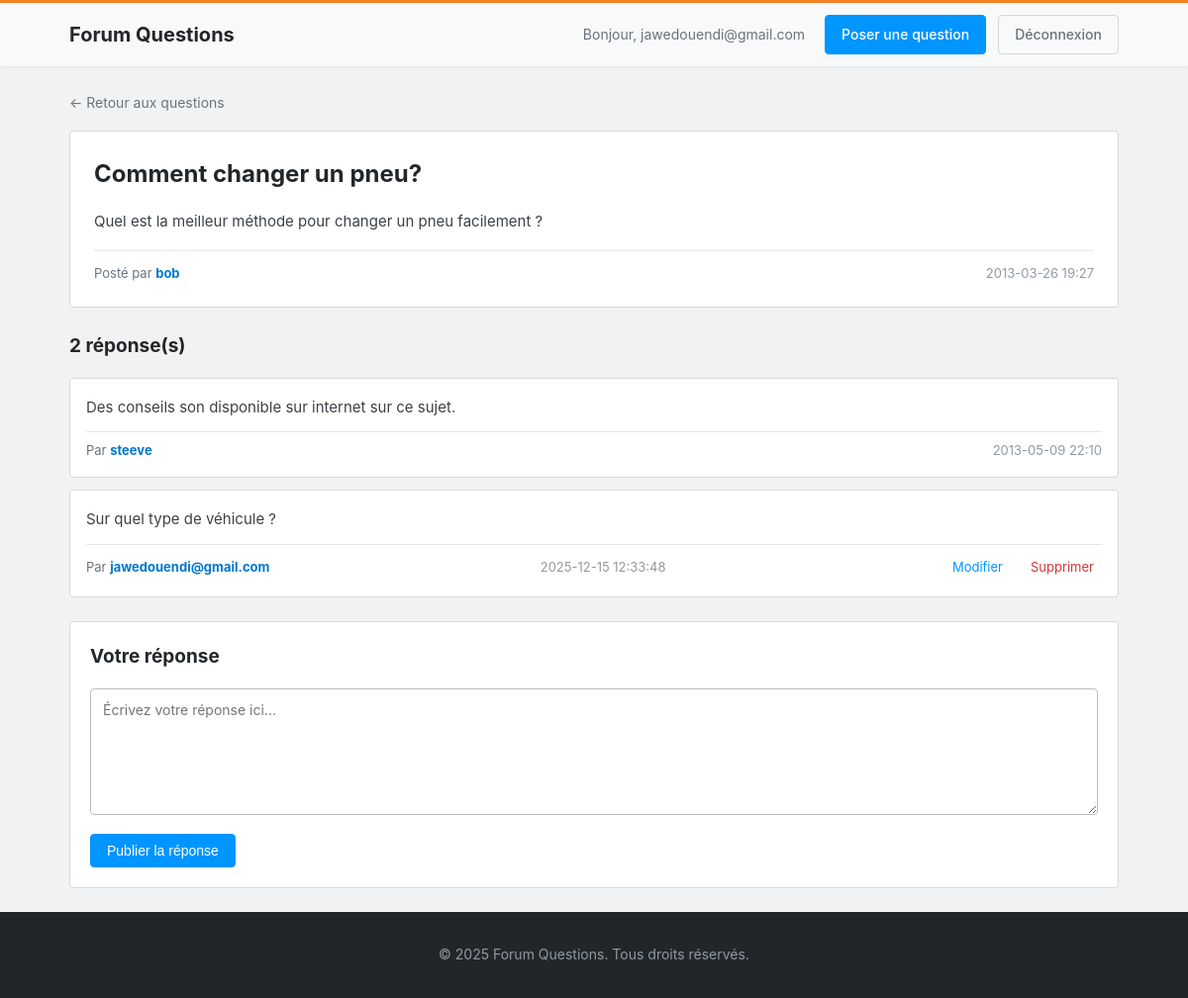
/Fichier/question.php?id=2 (signed in), run on the app's committed database.
### tables this page shows
CREATE TABLE `question` (
  `q_id` int(11) NOT NULL,
  `q_date_ajout` varchar(50) DEFAULT NULL,
  `q_titre` varchar(50) DEFAULT NULL,
  `q_contenu` varchar(150) DEFAULT NULL,
  `user_id` int(11) DEFAULT NULL
);

CREATE TABLE `utilisateur` (
  `user_id` int(11) NOT NULL,
  `login` varchar(50) DEFAULT NULL,
  `password` varchar(255) DEFAULT NULL,
  `date_naissance` date DEFAULT NULL
);

CREATE TABLE `reponse` (
  `r_id` int(11) NOT NULL,
  `r_date_ajout` varchar(50) DEFAULT NULL,
  `r_contenu` varchar(150) DEFAULT NULL,
  `r_fk_question_id` int(11) NOT NULL,
  `user_id` int(11) DEFAULT NULL
);

### Fichier/config.php (called while the page is built, shortened)
<?php
function isLoggedIn() {
    return isset($_SESSION['user_id']);
}
function getUserId() {
    return $_SESSION['user_id'] ?? null;
}
function getUserLogin() {
    return $_SESSION['user_login'] ?? null;
}
?>

### Fichier/question.php (the view, shortened to what this page needs)
<?php
require_once 'config.php';
$question_id = $_GET['id'] ?? null;
$stmt = $pdo->prepare("
    SELECT q.*, u.login
    FROM question q
    LEFT JOIN utilisateur u ON q.user_id = u.user_id
    WHERE q.q_id = ?
");
$stmt->execute([$question_id]);
$question = $stmt->fetch();
$stmt = $pdo->prepare("
    SELECT r.*, u.login
    FROM reponse r
    LEFT JOIN utilisateur u ON r.user_id = u.user_id
    WHERE r.r_fk_question_id = ?
    ORDER BY r.r_id ASC
");
$stmt->execute([$question_id]);
$reponses = $stmt->fetchAll();
?>
<!DOCTYPE html>
<html lang="fr">
<head>
    <link rel="stylesheet" href="css/style.css">
</head>
<body>
    <header class="header">
        <div class="container">
            <div class="header-content">
                <h1 class="logo"><a href="index.php">Forum Questions</a></h1>
                <nav class="nav">
                    <?php if (isLoggedIn()): ?>
                        <span class="user-info">Bonjour, <?php echo htmlspecialchars(getUserLogin()); ?></span>
                        <a href="poster_question.php" class="btn btn-primary">Poser une question</a>
                        <a href="logout.php" class="btn btn-secondary">Déconnexion</a>
                    <?php else: ?>
                        <a href="login.php" class="btn btn-secondary">Connexion</a>
                        <a href="register.php" class="btn btn-primary">Inscription</a>
                    <?php endif; ?>
                </nav>
            </div>
        </div>
    </header>
    <main class="container main-content">
        <a href="index.php" class="back-link">← Retour aux questions</a>
        <div class="question-detail">
            <div class="question-header">
                <h2><?php echo htmlspecialchars($question['q_titre']); ?></h2>
            </div>
            <div class="question-body">
                <p><?php echo nl2br(htmlspecialchars($question['q_contenu'])); ?></p>
            </div>
            <div class="question-footer">
                <span class="author">Posté par <strong><?php echo htmlspecialchars($question['login']); ?></strong></span>
                <span class="date"><?php echo htmlspecialchars($question['q_date_ajout']); ?></span>
            </div>
        </div>
        <div class="reponses-section">
            <h3><?php echo count($reponses); ?> réponse(s)</h3>
            <?php if (empty($reponses)): ?>
                <p class="empty-state">Aucune réponse pour le moment. Soyez le premier à répondre !</p>
            <?php else: ?>
                <?php foreach ($reponses as $reponse): ?>
                    <div class="reponse-card">
                        <div class="reponse-body">
                            <p><?php echo nl2br(htmlspecialchars($reponse['r_contenu'])); ?></p>
                        </div>
                        <div class="reponse-footer">
                            <span class="author">Par <strong><?php echo htmlspecialchars($reponse['login']); ?></strong></span>
                            <span class="date"><?php echo htmlspecialchars($reponse['r_date_ajout']); ?></span>
                            <?php if (isLoggedIn() && $reponse['user_id'] == getUserId()): ?>
                                <div class="actions">
                                    <a href="modifier_reponse.php?id=<?php echo $reponse['r_id']; ?>" class="btn-action btn-edit">Modifier</a>
                                    <a href="supprimer_reponse.php?id=<?php echo $reponse['r_id']; ?>"
                                       class="btn-action btn-delete"
                                       onclick="return confirm('Êtes-vous sûr de vouloir supprimer cette réponse ?');">Supprimer</a>
                                </div>
                            <?php endif; ?>
                        </div>
                    </div>
                <?php endforeach; ?>
            <?php endif; ?>
        </div>
        <?php if (isLoggedIn()): ?>
            <div class="reponse-form">
                <h3>Votre réponse</h3>
                <form action="poster_reponse.php" method="POST">
                    <textarea name="contenu" rows="6" placeholder="Écrivez votre réponse ici..." required></textarea>
                    <button type="submit" class="btn btn-primary">Publier la réponse</button>
                </form>
            </div>
        <?php else: ?>
            <div class="login-prompt">
                <p>Vous devez être <a href="login.php">connecté</a> pour répondre à cette question.</p>
            </div>
        <?php endif; ?>
    </main>
    <footer class="footer">
        <div class="container">
            <p>&copy; 2025 Forum Questions. Tous droits réservés.</p>
        </div>
    </footer>
</body>
</html>

### Fichier/css/style.css (style rules this page uses)
* { margin: 0; padding: 0; box-sizing: border-box; }
body { font-family: -apple-system, BlinkMacSystemFont, "Segoe UI", Arial, sans-serif; line-height: 1.6; color: #232629; background-color: #f1f2f3; min-height: 100vh; display: flex; flex-direction: column; }
a { color: #0077cc; text-decoration: none; }
.container { max-width: 1100px; margin: 0 auto; padding: 0 20px; width: 100%; }
.header { background-color: #f8f9f9; border-top: 3px solid #f48024; box-shadow: 0 1px 2px rgba(0,0,0,0.05); position: sticky; top: 0; z-index: 100; }
.header-content { display: flex; justify-content: space-between; align-items: center; padding: 12px 0; }
.logo { font-size: 20px; font-weight: 700; color: #232629; }
.logo a { color: inherit; }
.nav { display: flex; align-items: center; gap: 12px; }
.user-info { color: #6a737c; font-size: 14px; margin-right: 8px; }
.btn { display: inline-block; padding: 8px 16px; border-radius: 4px; font-size: 14px; font-weight: 500; cursor: pointer; border: 1px solid transparent; transition: all 0.2s; text-align: center; }
.btn-primary { background-color: #0095ff; color: white; border-color: #0095ff; }
.btn-secondary { background-color: transparent; color: #6a737c; border-color: #d6d9dc; }
.btn-action { padding: 4px 8px; font-size: 13px; margin-left: 8px; }
.btn-edit { color: #0095ff; }
.btn-delete { color: #d1383d; }
.main-content { flex: 1; padding: 24px 20px; }
.question-body { color: #3c4146; font-size: 14px; margin-bottom: 12px; }
.question-footer { display: flex; align-items: center; gap: 16px; font-size: 13px; color: #6a737c; }
.author strong { color: #0077cc; }
.date { color: #9199a1; }
.question-detail { background-color: white; border: 1px solid #d6d9dc; border-radius: 4px; padding: 24px; margin-bottom: 16px; }
.question-detail .question-header h2 { font-size: 24px; margin-bottom: 16px; color: #232629; }
.question-detail .question-body { font-size: 15px; line-height: 1.7; margin-bottom: 16px; }
.question-detail .question-footer { padding-top: 12px; border-top: 1px solid #e3e6e8; display: flex; justify-content: space-between; align-items: center; }
.actions { display: flex; gap: 4px; }
.reponses-section { margin-top: 24px; }
.reponses-section h3 { font-size: 19px; margin-bottom: 16px; color: #232629; }
.reponse-card { background-color: white; border: 1px solid #d6d9dc; border-radius: 4px; padding: 16px; margin-bottom: 12px; }
.reponse-body { font-size: 15px; line-height: 1.7; margin-bottom: 12px; color: #3c4146; }
.reponse-footer { padding-top: 8px; border-top: 1px solid #e3e6e8; display: flex; justify-content: space-between; align-items: center; font-size: 13px; color: #6a737c; }
.reponse-form { background-color: white; border: 1px solid #d6d9dc; border-radius: 4px; padding: 20px; margin-top: 24px; }
.reponse-form h3 { font-size: 19px; margin-bottom: 16px; }
.reponse-form textarea { width: 100%; padding: 12px; border: 1px solid #babfc4; border-radius: 4px; font-family: inherit; font-size: 14px; resize: vertical; margin-bottom: 12px; }
.back-link { display: inline-block; margin-bottom: 16px; color: #6a737c; font-size: 14px; }
.footer { background-color: #232629; color: #9199a1; padding: 32px 0; margin-top: auto; text-align: center; font-size: 14px; }

### data on the page
question: q_titre "Comment changer un pneu?", q_contenu "Quel est la meilleur méthode pour changer un pneu facilement ?", user.login "bob", q_date_ajout "2013-03-26 19:27"
reponse: r_contenu "Des conseils son disponible sur internet sur ce sujet.", user.login "steeve", r_date_ajout "2013-05-09 22:10"
reponse: r_contenu "Sur quel type de véhicule ?", user.login "jawedouendi@gmail.com", r_date_ajout "2025-12-15 12:33:48"

### other printed values
getUserLogin() "jawedouendi@gmail.com"
count($reponses) "2"
